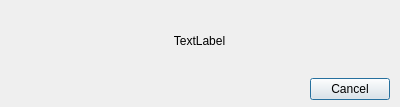
<?xml version="1.0" encoding="UTF-8"?>
<ui version="4.0">
 <class>Dialog</class>
 <widget class="QDialog" name="Dialog">
  <property name="geometry">
   <rect>
    <x>0</x>
    <y>0</y>
    <width>400</width>
    <height>107</height>
   </rect>
  </property>
  <property name="windowTitle">
   <string>Dialog</string>
  </property>
  <widget class="QWidget" name="verticalLayoutWidget">
   <property name="geometry">
    <rect>
     <x>9</x>
     <y>9</y>
     <width>381</width>
     <height>91</height>
    </rect>
   </property>
   <layout class="QVBoxLayout" name="mainLayout">
    <item>
     <widget class="QLabel" name="labelText">
      <property name="text">
       <string>TextLabel</string>
      </property>
      <property name="alignment">
       <set>Qt::AlignCenter</set>
      </property>
     </widget>
    </item>
    <item>
     <layout class="QHBoxLayout" name="horizontalLayout">
      <item>
       <spacer name="horizontalSpacer">
        <property name="orientation">
         <enum>Qt::Horizontal</enum>
        </property>
        <property name="sizeHint" stdset="0">
         <size>
          <width>40</width>
          <height>20</height>
         </size>
        </property>
       </spacer>
      </item>
      <item>
       <widget class="QPushButton" name="buttonCancel">
        <property name="text">
         <string>Cancel</string>
        </property>
       </widget>
      </item>
     </layout>
    </item>
   </layout>
  </widget>
 </widget>
 <resources/>
 <connections/>
</ui>
